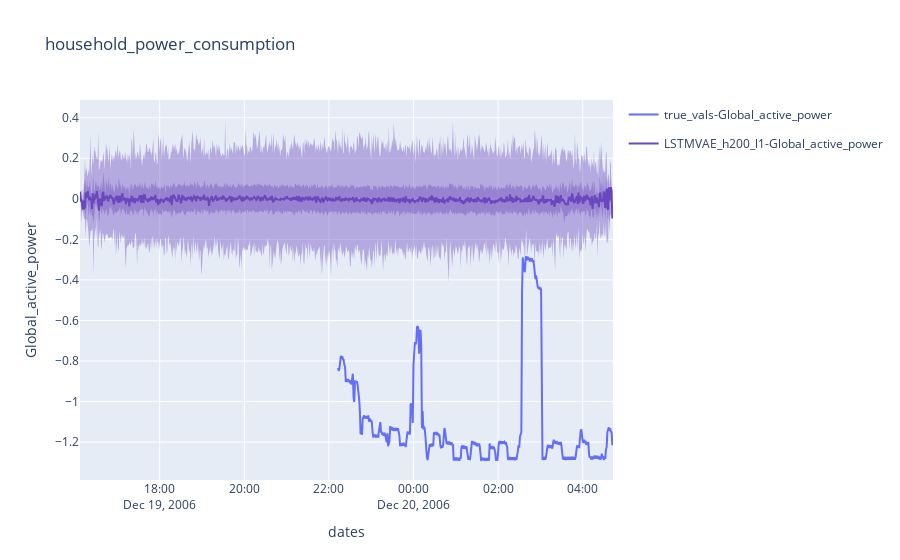

The notebook cell this image was saved under:
### Markdown cell above
## Plot

### Code cell
plot_exp_predictions(exp, dataset_idx=0, models_ids=[0])

### Figure 1 — Plotly figure (JSON) as saved in the notebook; plotly's stock layout.template omitted (floating-point values rounded to 4 significant figures; data arrays with more than 128 entries replaced by an {"elided": "..."} marker saying what was removed)
{"data": [{"connectgaps": false, "name": "true_vals-Global_active_power", "type": "scatter", "x": {"elided": "392 str values"}, "y": {"elided": "392 float values"}}, {"connectgaps": false, "legendgroup": "787846414", "line": {"color": "rgba(106, 71, 188, 1.0)"}, "name": "LSTMVAE_h200_l1-Global_active_power", "type": "scatter", "x": {"elided": "757 str values"}, "y": {"elided": "757 float values"}}, {"hoverinfo": "skip", "legendgroup": "787846414", "line": {"color": "rgba(255, 255, 255, 0)"}, "name": "25%", "showlegend": false, "type": "scatter", "x": {"elided": "757 str values"}, "y": {"elided": "757 float values"}}, {"fill": "tonexty", "fillcolor": "rgba(106, 71, 188, 0.4)", "hoverinfo": "skip", "legendgroup": "787846414", "line": {"color": "rgba(255, 255, 255, 0)"}, "name": "75%", "showlegend": false, "type": "scatter", "x": {"elided": "757 str values"}, "y": {"elided": "757 float values"}}, {"hoverinfo": "skip", "legendgroup": "787846414", "line": {"color": "rgba(255, 255, 255, 0)"}, "name": "0%", "showlegend": false, "type": "scatter", "x": {"elided": "757 str values"}, "y": {"elided": "757 float values"}}, {"fill": "tonexty", "fillcolor": "rgba(106, 71, 188, 0.4)", "hoverinfo": "skip", "legendgroup": "787846414", "line": {"color": "rgba(255, 255, 255, 0)"}, "name": "100%", "showlegend": false, "type": "scatter", "x": {"elided": "757 str values"}, "y": {"elided": "757 float values"}}], "layout": {"title": {"text": "household_power_consumption"}, "xaxis": {"title": {"text": "dates"}}, "yaxis": {"title": {"text": "Global_active_power"}}}}
